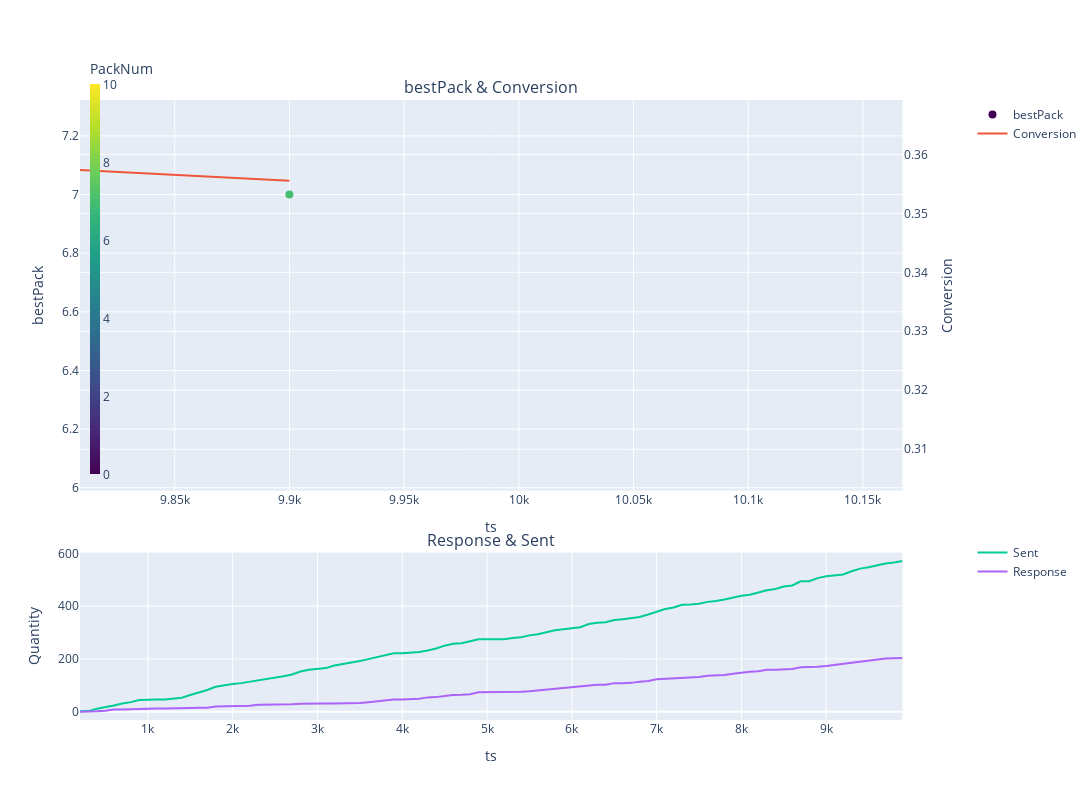

The notebook cell saved with this chart:
### Code cell
%%time
import plotly.express as px
## Main procerure
alpha = 0.4 ## это фактор обучения. Чем он выше, тем сильнее агент доверяет новой информации
gamma = 0.999 ## это фактор дисконтирования. Чем он меньше, тем меньше агент задумывается о выгоде от будущих своих действий
epsilon = 0.95## вероятность выбора лучшего действия в epsilon-жадной стратегии
episodes = 10000#len(complLeadsShort)
episodesChunkShowQ = 100
max_steps = 1
#n_tests = 20

n_actions = len(_A)
render = False
timestep_reward = []
test = True
Q = init_q(len(_S), len(_A), 'ones')

convHist = pd.DataFrame()
Qhist = pd.DataFrame()

for index, episode in complLeadsShort.iloc[:episodes].iterrows():
        sName = episode['Тема']
        s =  _S[_S['Тема'] == sName].index if  len(_S[_S['Тема'] == sName].index) > 0 else  len(_S)-1
        if render:
            print(f"Episode MSISDN: {episode['MSISDN']}, state: {s[0]}, state:{sName}, episode:{index}")
        total_reward = 0
        a,prob_ = epsilon_greedy(Q, epsilon, n_actions, s)
        t = 0        
        done = False
        while t < max_steps:
            #if render:
             #   env.render()
            t += 1
            # Get real true action, which been applied
            aTrue = _A[_A['Наименование пакета'] == episode['Наименование пакета']].index
            #reward = -1 if a != aTrue else 10 
            s_, reward, done, info = MyStep(a,s[0],aTrue[0],len(_S)-1)

            if render:
                print(info)
            total_reward += reward
            a_, probNext = epsilon_greedy(Q, epsilon, n_actions, s_)
            complLeadsShort.loc[index, 'pred'] = done
            complLeadsShort.loc[index, 'trueA'] = aTrue[0]
            complLeadsShort.loc[index, 'A'] = a
            complLeadsShort.loc[index, 'S'] = s                    
            complLeadsShort.loc[index, 'reward'] = reward
            complLeadsShort.loc[index, 'nextS'] = s_            
            complLeadsShort.loc[index, 'nextA'] = a_                
            complLeadsShort.loc[index, 'prob'] = prob_
            complLeadsShort.loc[index, 'packUsed'] = _A.loc[a]['Наименование пакета']
            complLeadsShort.loc[index, 'maxA'] = np.argmax(Q[s, :]) 
            
            if done:
                Q[s, a] += alpha * ( reward  - Q[s, a] )
            else:
                Q[s, a] += alpha * ( reward + (gamma * Q[s_, a_] ) - Q[s, a] )
            complLeadsShort.loc[index, 'Q'] = Q[s, a]
            s, a = s_, a_
            if render:
                print(f"This episode took {t} timesteps and reward {total_reward}")
            timestep_reward.append(total_reward)
            break
        if render:
            print(f"Here are the Q values:\n{Q}\nTesting now:")
        if(test) & (np.mod(index,episodesChunkShowQ) == 0) & (index > 0):
            print(index)
            #pdQ.iloc[:,:] = Q
            #print(ConvCount(complLeadsShort.loc[:index]))
            # Add to pd per 100 episodes or timeSlice!!!!     
            conv = ConvCount(complLeadsShort[:index], index)  
            pdQ = PrepQ(Q, _S, _A, index)
            #res=pd.concat([pdQ,conv], axis=1).copy()
            res = conv.copy()
            convHist = pd.concat([convHist, res])
            convHist['Learning rate'] = 0
            #topic =  'Недовольство\Тарифные планы\Для массового рынка\Недовольство текущими условиями тарифного плана'
            topic =  'Недовольство\Интернет\Мобильный Интернет\Низкая скорость'
            #pack = None
            #pack = 'Скидка 15% по тарифу на 3 месяца'
            DrawDynamicChart(convHist, topic,)
            
            #pdQ = pd.DataFrame(Q)
            #pdQ.index = _S['Тема']
            #pd.columns = _A['Наименование пакета']
            #pdQ.rename(columns = _A['Наименование пакета'], inplace=True)
            #HeatMapDataFrame(pdQ)

### Figure 1 — Plotly figure (JSON) as saved in the notebook; plotly's stock layout.template omitted (floating-point values rounded to 4 significant figures)
{"data": [{"legendgroup": "1", "marker": {"cmax": 10, "cmin": 0, "color": [0, 0, 2, 3, 3, 3, 3, 3, 3, 3, 3, 3, 3, 3, 7, 7, 7, 6, 6, 6, 6, 6, 6, 6, 6, 6, 6, 6, 6, 6, 6, 6, 6, 6, 6, 6, 6, 7, 7, 7, 7, 7, 7, 7, 7, 7, 7, 7, 7, 7, 7, 7, 7, 7, 7, 7, 7, 7, 7, 7, 7, 7, 7, 7, 7, 7, 7, 7, 7, 7, 7, 7, 7, 7, 7, 7, 7, 7, 7, 7, 7, 7, 7, 7, 7, 7, 7, 7, 7, 7, 7, 7, 7, 7, 7, 7, 7, 7], "colorbar": {"len": 0.7, "thickness": 10, "title": {"text": "PackNum"}, "x": 0, "y": 0.73}, "colorscale": [[0, "#440154"], [0.1111, "#482878"], [0.2222, "#3e4989"], [0.3333, "#31688e"], [0.4444, "#26828e"], [0.5556, "#1f9e89"], [0.6667, "#35b779"], [0.7778, "#6ece58"], [0.8889, "#b5de2b"], [1, "#fde725"]], "size": 8}, "mode": "markers", "name": "bestPack", "type": "scatter", "x": [200, 300, 400, 500, 600, 700, 800, 900, 1000, 1100, 1200, 1300, 1400, 1500, 1600, 1700, 1800, 1900, 2000, 2100, 2200, 2300, 2400, 2500, 2600, 2700, 2800, 2900, 3000, 3100, 3200, 3300, 3400, 3500, 3600, 3700, 3800, 3900, 4000, 4100, 4200, 4300, 4400, 4500, 4600, 4700, 4800, 4900, 5000, 5100, 5200, 5300, 5400, 5500, 5600, 5700, 5800, 5900, 6000, 6100, 6200, 6300, 6400, 6500, 6600, 6700, 6800, 6900, 7000, 7100, 7200, 7300, 7400, 7500, 7600, 7700, 7800, 7900, 8000, 8100, 8200, 8300, 8400, 8500, 8600, 8700, 8800, 8900, 9000, 9100, 9200, 9300, 9400, 9500, 9600, 9700, 9800, 9900], "xaxis": "x", "y": [0, 0, 2, 3, 3, 3, 3, 3, 3, 3, 3, 3, 3, 3, 7, 7, 7, 6, 6, 6, 6, 6, 6, 6, 6, 6, 6, 6, 6, 6, 6, 6, 6, 6, 6, 6, 6, 7, 7, 7, 7, 7, 7, 7, 7, 7, 7, 7, 7, 7, 7, 7, 7, 7, 7, 7, 7, 7, 7, 7, 7, 7, 7, 7, 7, 7, 7, 7, 7, 7, 7, 7, 7, 7, 7, 7, 7, 7, 7, 7, 7, 7, 7, 7, 7, 7, 7, 7, 7, 7, 7, 7, 7, 7, 7, 7, 7, 7], "yaxis": "y"}, {"legendgroup": "1", "name": "Conversion", "type": "scatter", "x": [200, 300, 400, 500, 600, 700, 800, 900, 1000, 1100, 1200, 1300, 1400, 1500, 1600, 1700, 1800, 1900, 2000, 2100, 2200, 2300, 2400, 2500, 2600, 2700, 2800, 2900, 3000, 3100, 3200, 3300, 3400, 3500, 3600, 3700, 3800, 3900, 4000, 4100, 4200, 4300, 4400, 4500, 4600, 4700, 4800, 4900, 5000, 5100, 5200, 5300, 5400, 5500, 5600, 5700, 5800, 5900, 6000, 6100, 6200, 6300, 6400, 6500, 6600, 6700, 6800, 6900, 7000, 7100, 7200, 7300, 7400, 7500, 7600, 7700, 7800, 7900, 8000, 8100, 8200, 8300, 8400, 8500, 8600, 8700, 8800, 8900, 9000, 9100, 9200, 9300, 9400, 9500, 9600, 9700, 9800, 9900], "xaxis": "x", "y": [0, 0, 0.09091, 0.1875, 0.3478, 0.2581, 0.25, 0.2727, 0.2609, 0.2609, 0.2609, 0.2449, 0.2264, 0.2222, 0.2083, 0.1829, 0.2021, 0.2, 0.2095, 0.2037, 0.1947, 0.2167, 0.208, 0.2, 0.209, 0.1986, 0.1974, 0.195, 0.1902, 0.1879, 0.1771, 0.1722, 0.1658, 0.1719, 0.1809, 0.1884, 0.1916, 0.2081, 0.2081, 0.2098, 0.2168, 0.2328, 0.2301, 0.236, 0.2451, 0.2471, 0.2481, 0.2664, 0.2664, 0.2664, 0.2664, 0.2688, 0.266, 0.2664, 0.273, 0.2757, 0.2825, 0.2853, 0.2943, 0.2969, 0.3012, 0.3027, 0.3009, 0.3112, 0.3086, 0.3079, 0.3148, 0.3152, 0.3254, 0.3213, 0.3215, 0.3185, 0.3202, 0.3203, 0.3269, 0.327, 0.3271, 0.3326, 0.3371, 0.3409, 0.3392, 0.3457, 0.3419, 0.3376, 0.3389, 0.3401, 0.3401, 0.336, 0.3372, 0.3424, 0.3442, 0.3459, 0.3487, 0.3492, 0.3538, 0.3583, 0.3575, 0.3555], "yaxis": "y2"}, {"legendgroup": "2", "name": "Sent", "type": "scatter", "x": [200, 300, 400, 500, 600, 700, 800, 900, 1000, 1100, 1200, 1300, 1400, 1500, 1600, 1700, 1800, 1900, 2000, 2100, 2200, 2300, 2400, 2500, 2600, 2700, 2800, 2900, 3000, 3100, 3200, 3300, 3400, 3500, 3600, 3700, 3800, 3900, 4000, 4100, 4200, 4300, 4400, 4500, 4600, 4700, 4800, 4900, 5000, 5100, 5200, 5300, 5400, 5500, 5600, 5700, 5800, 5900, 6000, 6100, 6200, 6300, 6400, 6500, 6600, 6700, 6800, 6900, 7000, 7100, 7200, 7300, 7400, 7500, 7600, 7700, 7800, 7900, 8000, 8100, 8200, 8300, 8400, 8500, 8600, 8700, 8800, 8900, 9000, 9100, 9200, 9300, 9400, 9500, 9600, 9700, 9800, 9900], "xaxis": "x2", "y": [1, 2, 11, 16, 23, 31, 36, 44, 46, 46, 46, 49, 53, 63, 72, 82, 94, 100, 105, 108, 113, 120, 125, 130, 134, 141, 152, 159, 163, 165, 175, 180, 187, 192, 199, 207, 214, 221, 221, 224, 226, 232, 239, 250, 257, 259, 266, 274, 274, 274, 274, 279, 282, 289, 293, 301, 308, 312, 316, 320, 332, 337, 339, 347, 350, 354, 359, 368, 378, 389, 395, 405, 406, 409, 416, 419, 425, 433, 439, 443, 451, 460, 465, 474, 478, 494, 494, 506, 513, 517, 520, 532, 542, 547, 554, 561, 565, 571], "yaxis": "y3"}, {"legendgroup": "2", "name": "Response", "type": "scatter", "x": [200, 300, 400, 500, 600, 700, 800, 900, 1000, 1100, 1200, 1300, 1400, 1500, 1600, 1700, 1800, 1900, 2000, 2100, 2200, 2300, 2400, 2500, 2600, 2700, 2800, 2900, 3000, 3100, 3200, 3300, 3400, 3500, 3600, 3700, 3800, 3900, 4000, 4100, 4200, 4300, 4400, 4500, 4600, 4700, 4800, 4900, 5000, 5100, 5200, 5300, 5400, 5500, 5600, 5700, 5800, 5900, 6000, 6100, 6200, 6300, 6400, 6500, 6600, 6700, 6800, 6900, 7000, 7100, 7200, 7300, 7400, 7500, 7600, 7700, 7800, 7900, 8000, 8100, 8200, 8300, 8400, 8500, 8600, 8700, 8800, 8900, 9000, 9100, 9200, 9300, 9400, 9500, 9600, 9700, 9800, 9900], "xaxis": "x2", "y": [0, 0, 1, 3, 8, 8, 9, 12, 12, 12, 12, 12, 12, 14, 15, 15, 19, 20, 22, 22, 22, 26, 26, 26, 28, 28, 30, 31, 31, 31, 31, 31, 31, 33, 36, 39, 41, 46, 46, 47, 49, 54, 55, 59, 63, 64, 66, 73, 73, 73, 73, 75, 75, 77, 80, 83, 87, 89, 93, 95, 100, 102, 102, 108, 108, 109, 113, 116, 123, 125, 127, 129, 130, 131, 136, 137, 139, 144, 148, 151, 153, 159, 159, 160, 162, 168, 168, 170, 173, 177, 179, 184, 189, 191, 196, 201, 202, 203], "yaxis": "y3"}], "layout": {"annotations": [{"font": {"size": 16}, "showarrow": false, "text": "bestPack & Conversion", "x": 0.47, "xanchor": "center", "xref": "paper", "y": 1, "yanchor": "bottom", "yref": "paper"}, {"font": {"size": 16}, "showarrow": false, "text": "Response & Sent", "x": 0.47, "xanchor": "center", "xref": "paper", "y": 0.27, "yanchor": "bottom", "yref": "paper"}], "height": 800, "legend": {"tracegroupgap": 400}, "width": 1550, "xaxis": {"anchor": "y", "autorange": false, "domain": [0, 0.94], "range": [9809.0, 10170.0], "title": {"text": "ts"}, "type": "linear"}, "xaxis2": {"anchor": "y3", "autorange": true, "domain": [0, 0.94], "range": [200, 9900], "title": {"text": "ts"}, "type": "linear"}, "yaxis": {"anchor": "x", "autorange": false, "domain": [0.37, 1], "range": [5.99, 7.322], "title": {"text": "bestPack"}, "type": "linear"}, "yaxis2": {"anchor": "x", "autorange": false, "overlaying": "y", "range": [0.303, 0.3692], "side": "right", "title": {"text": "Conversion"}, "type": "linear"}, "yaxis3": {"anchor": "x2", "autorange": true, "domain": [0, 0.27], "range": [-31.72, 602.7], "title": {"text": "Quantity"}, "type": "linear"}}}
